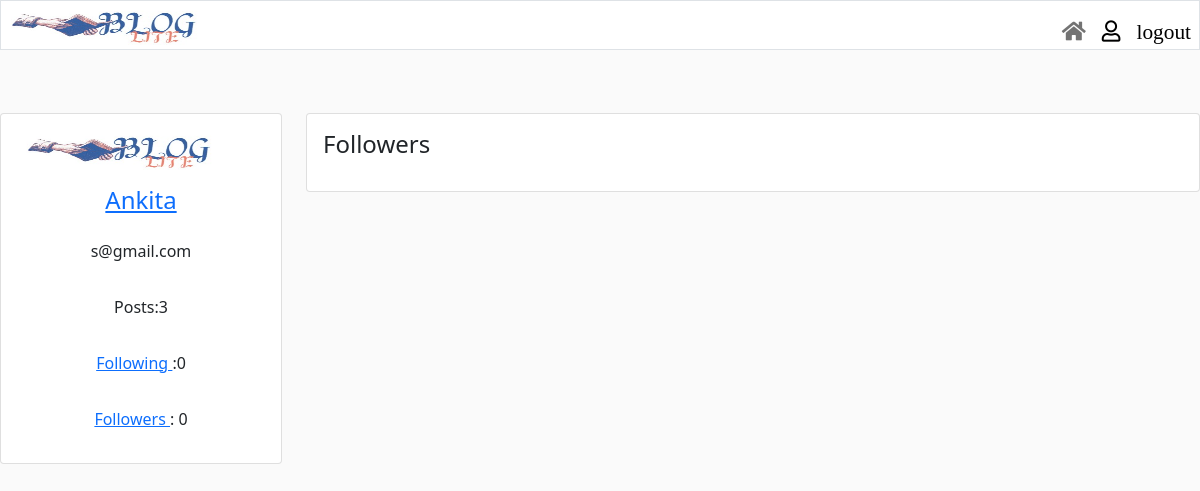
Before: /followers (signed in) with the older database file.
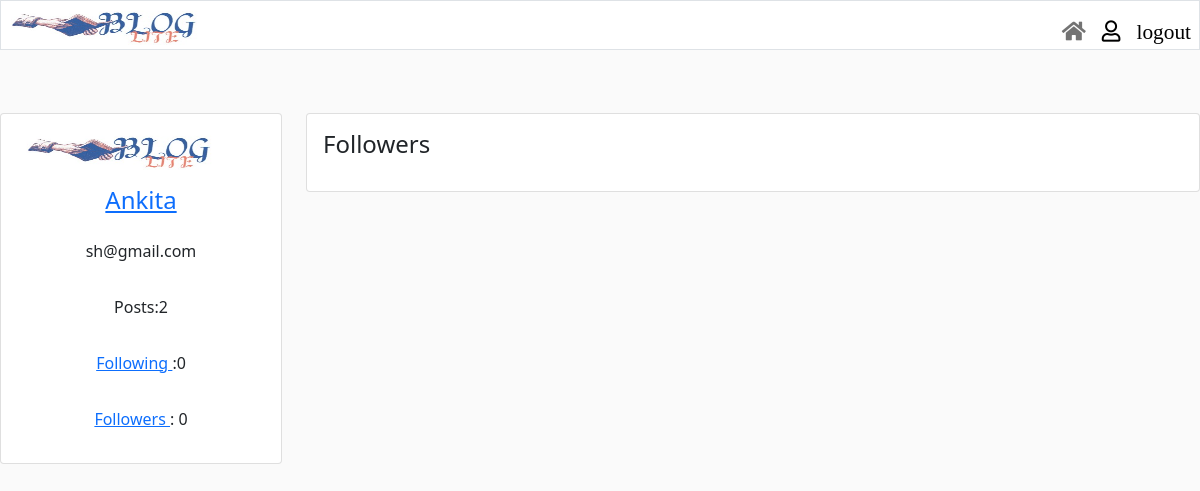
After: the same page with the newer database file.
### app/models.py (models this page shows, shortened)
class User(UserMixin, db.Model):
    id = db.Column(db.Integer,primary_key=True)
    user = db.Column(db.String(64),unique = True)
    email = db.Column(db.String(120),unique = True)
    password = db.Column(db.String(500))
    userprofile = db.relationship('Userprofile' , backref='User', lazy=True , uselist=False)
    followed = db.relationship('Follow',
                               foreign_keys=[Follow.follower_id],
                               backref=db.backref('follower', lazy='joined'),
                               lazy='dynamic',
                               cascade='all, delete-orphan')
    followers = db.relationship('Follow',
                              foreign_keys=[Follow.followed_id],
                              backref=db.backref('followed', lazy='joined'),
                              lazy='dynamic',
                              cascade='all, delete-orphan')
    def delete(self):
        db.session.delete(self)
        db.session.commit()
        return self

class Userprofile(db.Model):
    id=db.Column(db.Integer,primary_key=True)
    user_id = db.Column(db.Integer, db.ForeignKey('user.id'), unique=True , nullable=False)
    no_of_posts = db.Column(db.Integer)
    no_of_followers = db.Column(db.Integer)
    no_of_following = db.Column(db.Integer)
    image  = db.Column(db.BLOB)
    post = db.relationship('Post' , backref='Userprofile', lazy=True)
    post_likes = db.relationship('Postlikes' , backref='Userprofile', lazy=True)
    comments = db.relationship('Comments' , backref='Userprofile', lazy=True)

### app/views.py (the view)
@app.route('/followers' , methods = ['get'])
def followers():
    if not current_user.is_authenticated:
        return redirect(url_for('login'))
    else:
        current_user_id = current_user.get_id()
        followers = Follow.query.filter_by(followed_id = current_user_id).all()
        followers_list = []
        for i in followers:
            user  = User.query.filter_by(id = i.follower_id).first_or_404()
            followers_list.append(user)
        followings = Follow.query.filter_by(follower_id = current_user_id).all()
        following_list = []
        for i in followings:
            user  = User.query.filter_by(id = i.followed_id).first_or_404()
            following_list.append(user)
        unfollow = []
        for i in following_list:
            if i in followers_list:
                unfollow.append(i.user)
        return render_template("/profile/followers.html", followers_list = followers_list , user = current_user , unfollow = unfollow)

### app/views.py (called while the page is built)
@lm.user_loader
def load_user(user_id):
    return User.query.get(int(user_id))

### app/templates/profile/followers.html (shortened to what this page needs)
{% extends "layouts/base-all.html" %}
{% block content %}
<div class="row">
    <div class="col-md-3">
        <div class="card mt-5">
            <div class="card-body">
                <div class="d-flex justify-content-center">
                    <img src="/static/img/blogv.jpg" alt="logo" width="250" height="40" />
                </div>
                <div class="d-flex justify-content-center">
                    <h4 class="mt-3"><a href="/myprofile"> {{user.user}}</a> </h4>
                </div>
                <div class="d-flex justify-content-center">
                    <p class="mt-3"> {{user.email}} </p>
                </div>
                <div class="d-flex justify-content-center">
                    <p class="mt-3"> Posts:{{user.userprofile.no_of_posts}} </p>
                </div>
                <div class="d-flex justify-content-center">
                    <p class="mt-3"> <a href="{{url_for('followings')}}">Following
                        </a>:{{user.userprofile.no_of_following}}</p>
                </div>
                <div class="d-flex justify-content-center">
                    <p class="mt-3"><a href="{{url_for('followers')}}"> Followers </a> :
                        {{user.userprofile.no_of_followers}}</p>
                </div>
            </div>
        </div>
    </div>
<div class="col-md-9 mt-5">
    <div class="card">
        <div class="card-body">
            <div class="card-title
                    d-flex justify-content-between align-items-center">
                <h4>Followers</h4>
            </div>
                </div>
        </div>
    </div>
</div>
{% endblock %}

Changed rows visible on the page:
changed User "Ankita": email "s@gmail.com" → "sh@gmail.com"
changed Userprofile: userprofile.no_of_posts "3" → "2"
